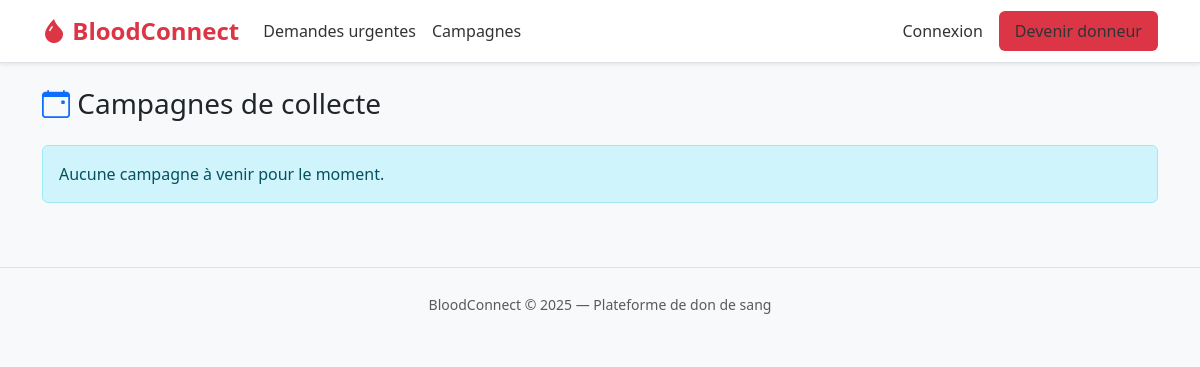
The page /campagnes/ on the database as committed earlier.
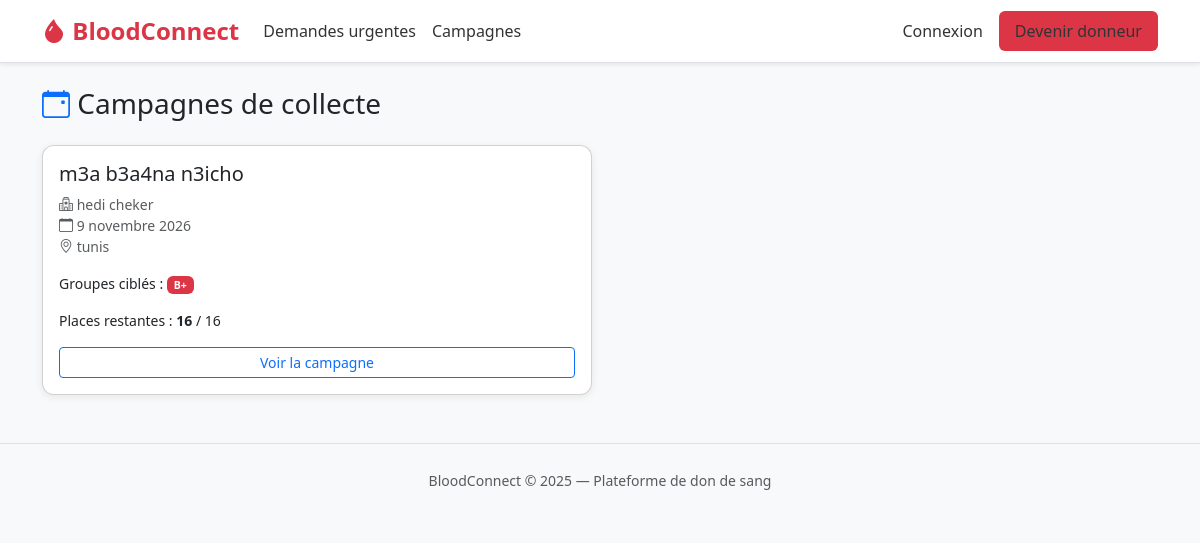
The same page on the database as committed later.
### core/models.py (models this page shows, shortened)
class Campagne(models.Model):
    hopital = models.ForeignKey(Hopital, on_delete=models.CASCADE, related_name='campagnes')
    nom = models.CharField(max_length=200)
    date = models.DateField()
    lieu = models.CharField(max_length=200)
    groupes_cibles = models.JSONField(default=list, help_text="Liste de groupes sanguins ciblés")
    capacite_totale = models.PositiveIntegerField()
    def places_restantes(self):
        inscrits = self.inscriptions.count()
        return max(0, self.capacite_totale - inscrits)

class Hopital(models.Model):
    user = models.OneToOneField(User, on_delete=models.CASCADE, related_name='hopital')
    nom = models.CharField(max_length=200)
    adresse = models.TextField()
    ville = models.CharField(max_length=100)
    numero_agrement = models.CharField(max_length=50, unique=True)
    valide = models.BooleanField(default=False)

### core/views/campagne_views.py (the view)
# urls.py: path('', campagne_views.liste_campagnes, name='liste_campagnes'),
def liste_campagnes(request):
    campagnes = Campagne.objects.filter(
        date__gte=timezone.now().date()
    ).select_related('hopital').order_by('date')
    paginator = Paginator(campagnes, 6)
    page_number = request.GET.get('page')
    page_obj = paginator.get_page(page_number)
    return render(request, 'campagnes/liste.html', {
        'campagnes': page_obj,
        'page_obj': page_obj,
    })

### templates/campagnes/liste.html (shortened to what this page needs)
{% extends 'base.html' %}
{% block content %}
<h3 class="mb-4"><i class="bi bi-calendar-event text-primary"></i> Campagnes de collecte</h3>
<div class="row g-3">
  {% for campagne in campagnes %}
    <div class="col-md-6">
      <div class="card h-100">
        <div class="card-body">
          <h5 class="card-title">{{ campagne.nom }}</h5>
          <p class="text-muted small">
            <i class="bi bi-hospital"></i> {{ campagne.hopital.nom }}<br>
            <i class="bi bi-calendar"></i> {{ campagne.date }}<br>
            <i class="bi bi-geo-alt"></i> {{ campagne.lieu }}
          </p>
          <p class="small">
            Groupes ciblés :
            {% for g in campagne.groupes_cibles %}
              <span class="badge bg-danger">{{ g }}</span>
            {% endfor %}
          </p>
          <p class="small">Places restantes : <strong>{{ campagne.places_restantes }}</strong> / {{ campagne.capacite_totale }}</p>
          <a href="{% url 'detail_campagne' campagne.pk %}" class="btn btn-outline-primary btn-sm w-100">Voir la campagne</a>
        </div>
      </div>
    </div>
  {% empty %}
    <div class="col-12">
      <div class="alert alert-info">Aucune campagne à venir pour le moment.</div>
    </div>
  {% endfor %}
</div>
{% endblock %}

Rows that differ between the two databases and show on the page:
added Campagne: nom "m3a b3a4na n3icho", hopital.nom "hedi cheker", date "9 novembre 2026", lieu "tunis", groupes_cibles "B+", places_restantes "16", capacite_totale "16"
Other text that changed with them:
text no longer shown: "Aucune campagne à venir pour le moment."
